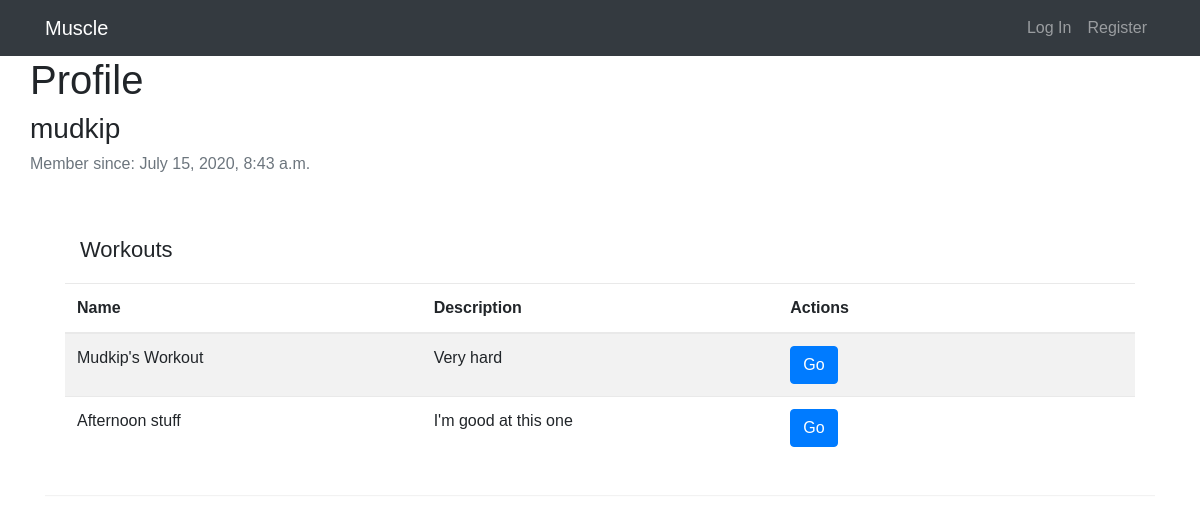
Page /profile/mudkip on the committed database.
### muscle/models.py (models this page shows)
class User(AbstractUser):
    def serialize(self):
        return {
            "id": self.id,
            "username": self.username,
            "email": self.email,
            "date_joined": self.date_joined
        }

class Workout(models.Model):
    code = models.CharField(max_length=5, primary_key=True)
    author = models.ForeignKey("User", on_delete=models.CASCADE, related_name="author")
    name = models.CharField(max_length=255)
    description = models.TextField(blank=True)

### muscle/views.py (the view)
# urls.py: path("profile/<str:username>", views.profile, name="profile"),
def profile(request, username):
    try:
        user = User.objects.get(username=username)
    except User.DoesNotExist:
        return render(request, "muscle/error.html", {
                "message": "User does not exist."
        })
    workouts = Workout.objects.filter(author=user).all()
    user = user.serialize()
    context = {
        'profile_user': user,
        'workouts': workouts
    }
    return render(request, "muscle/profile.html", context)

### muscle/templates/muscle/profile.html (shortened to what this page needs)
{% extends "muscle/layout.html" %}
{% load static %}
{% block body %}
    <div class="row">
        <h1>Profile</h1>
    </div>
    <div class="row">
        <h3>{{ profile_user.username }}</h3>
    </div>
    <div class="row">
        <h6 class="text-muted">Member since: {{ profile_user.date_joined }}</h6>
    </div>
    <div class="row">
        <div class="container-xl">
            <div class="table-responsive">
                <div class="table-wrapper">
                    <div class="table-title">
                        <div class="col-sm-8"><h2>Workouts</h2></div>
                    </div>
                    <table class="table table-striped table-hover">
                        <thead>
                            <tr>
                                <th>Name</th>
                                <th>Description</th>
                                <th>Actions</th>
                            </tr>
                        </thead>
                        <tbody>
                            {% for workout in workouts %}
                            <tr>
                                <td>{{ workout.name }}</td>
                                <td>{{ workout.description }}</td>
                                <td>
                                    <a href="{% url 'workout' workout_id=workout.pk %}">
                                        <button class="btn btn-primary">Go</button>
                                    </a>
                                </td>
                            </tr>
                            {% endfor %}
                        </tbody>
                    </table>
                </div>
            </div>
        </div>
    </div>
{% endblock %}

### muscle/static/muscle/styles.css (style rules this page uses)
.table-wrapper { width: 100%; margin: 30px auto; background: #fff; padding: 20px; box-shadow: 0 1px 1px rgba(0,0,0,.05); }
.table-title { padding-bottom: 10px; margin: 0 0 10px; }
.table-title h2 { margin: 6px 0 0; font-size: 22px; }
table.table { table-layout: fixed; }
table.table tr th, table.table tr td { border-color: #e9e9e9; }
table.table td a { cursor: pointer; display: inline-block; min-width: 24px; }

### muscle/static/muscle/play.css (style rules this page uses)
body { font-family: sans-serif; }

### rows in the picture
User: username "mudkip", date_joined "July 15, 2020, 8:43 a.m."
Workout: name "Mudkip's Workout", description "Very hard"
Workout: name "Afternoon stuff", description "I'm good at this one"
